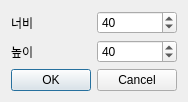
<?xml version="1.0" encoding="UTF-8"?>
<ui version="4.0">
 <class>GrpConfigDialog</class>
 <widget class="QDialog" name="GrpConfigDialog">
  <property name="geometry">
   <rect>
    <x>0</x>
    <y>0</y>
    <width>174</width>
    <height>93</height>
   </rect>
  </property>
  <property name="sizePolicy">
   <sizepolicy hsizetype="Fixed" vsizetype="Fixed">
    <horstretch>0</horstretch>
    <verstretch>0</verstretch>
   </sizepolicy>
  </property>
  <property name="windowTitle">
   <string>grp 속성</string>
  </property>
  <layout class="QGridLayout" name="gridLayout">
   <item row="0" column="0">
    <widget class="QLabel" name="label">
     <property name="text">
      <string>너비</string>
     </property>
    </widget>
   </item>
   <item row="0" column="1">
    <widget class="QSpinBox" name="spinBox_w">
     <property name="minimum">
      <number>1</number>
     </property>
     <property name="maximum">
      <number>65535</number>
     </property>
     <property name="value">
      <number>40</number>
     </property>
    </widget>
   </item>
   <item row="1" column="0">
    <widget class="QLabel" name="label_2">
     <property name="text">
      <string>높이</string>
     </property>
    </widget>
   </item>
   <item row="1" column="1">
    <widget class="QSpinBox" name="spinBox_h">
     <property name="minimum">
      <number>1</number>
     </property>
     <property name="maximum">
      <number>65535</number>
     </property>
     <property name="value">
      <number>40</number>
     </property>
    </widget>
   </item>
   <item row="2" column="0" colspan="2">
    <widget class="QDialogButtonBox" name="buttonBox">
     <property name="orientation">
      <enum>Qt::Horizontal</enum>
     </property>
     <property name="standardButtons">
      <set>QDialogButtonBox::Cancel|QDialogButtonBox::Ok</set>
     </property>
    </widget>
   </item>
  </layout>
 </widget>
 <resources/>
 <connections>
  <connection>
   <sender>buttonBox</sender>
   <signal>accepted()</signal>
   <receiver>GrpConfigDialog</receiver>
   <slot>accept()</slot>
   <hints>
    <hint type="sourcelabel">
     <x>248</x>
     <y>254</y>
    </hint>
    <hint type="destinationlabel">
     <x>157</x>
     <y>274</y>
    </hint>
   </hints>
  </connection>
  <connection>
   <sender>buttonBox</sender>
   <signal>rejected()</signal>
   <receiver>GrpConfigDialog</receiver>
   <slot>reject()</slot>
   <hints>
    <hint type="sourcelabel">
     <x>316</x>
     <y>260</y>
    </hint>
    <hint type="destinationlabel">
     <x>286</x>
     <y>274</y>
    </hint>
   </hints>
  </connection>
 </connections>
</ui>
